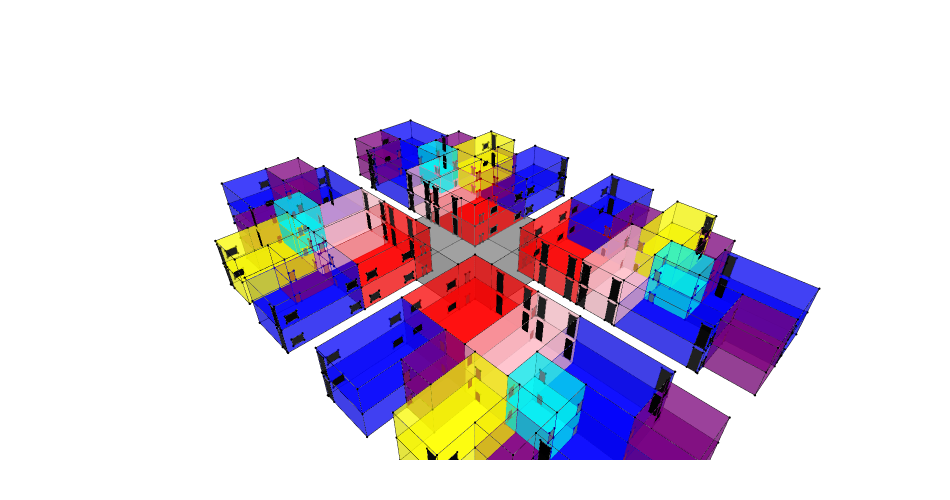

The code cell stored with this chart in its notebook:
### Code cell
Topology.Show(cells,
               faceColorKey="color", backgroundColor="white", renderer=renderer)
